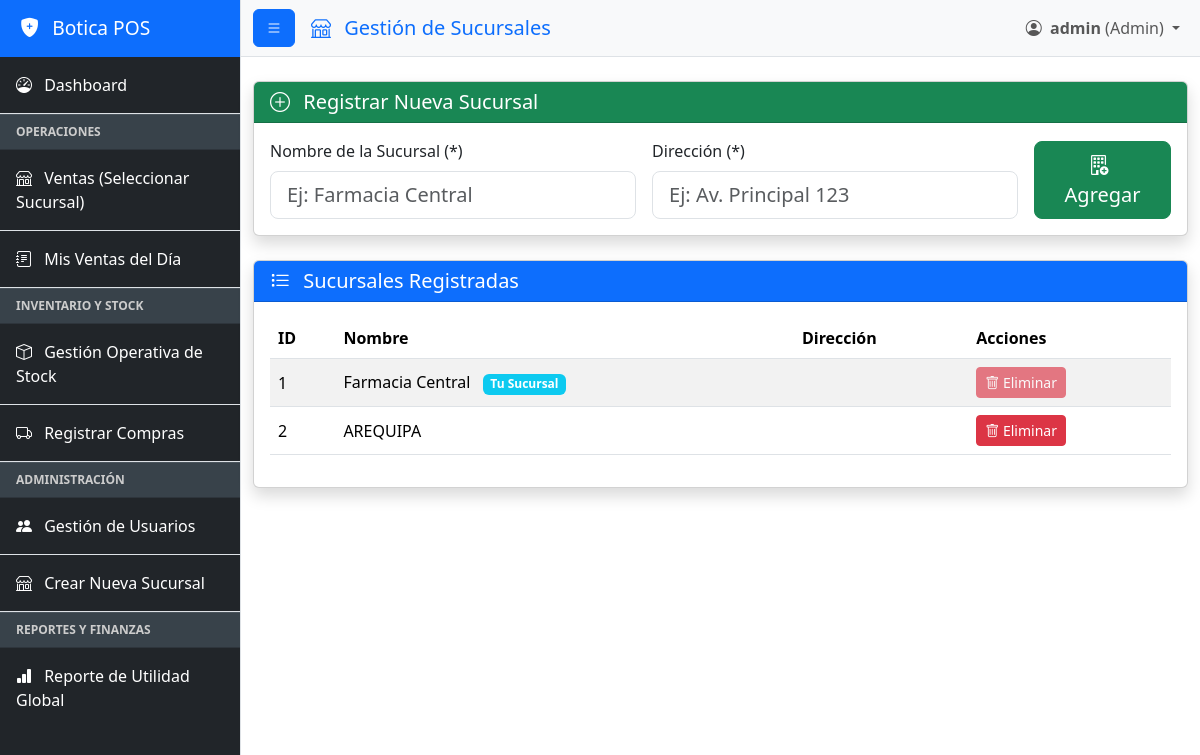
Screenshot of /agregar-farmacia (signed in) with the database file from the repository.
### app.py (models this page shows, shortened)
class User(UserMixin, db.Model):
    id = db.Column(db.Integer, primary_key=True)
    username = db.Column(db.String(80), unique=True, nullable=False)
    password_hash = db.Column(db.String(255), nullable=False)
    role = db.Column(db.String(50), default='Empleado', nullable=False)
    farmacia_id = db.Column(db.Integer, db.ForeignKey('farmacia.id'), nullable=True)
    farmacia = db.relationship('Farmacia', back_populates='empleados_rel')
    ventas_realizadas = db.relationship('Sale', back_populates='vendedor_rel')
    ajustes_realizados = db.relationship('AjusteStock', back_populates='user_rel', foreign_keys='[AjusteStock.user_id]')

class Farmacia(db.Model):
    id = db.Column(db.Integer, primary_key=True)
    nombre = db.Column(db.String(100), unique=True, nullable=False)
    inventario_rel = db.relationship('Inventario', back_populates='farmacia_rel', cascade="all, delete-orphan")
    empleados_rel = db.relationship('User', back_populates='farmacia', cascade="all, delete-orphan")
    ventas_rel = db.relationship('Sale', back_populates='sucursal_venta_rel', cascade="all, delete-orphan")

### app.py (the view, shortened to what this page needs)
@app.route('/agregar-farmacia', methods=['GET', 'POST'])
@login_required
@admin_required
def agregar_farmacia():
    farmacias = Farmacia.query.all()
    return render_template('agregar_farmacia.html', farmacias=farmacias)

### app.py (called while the page is built, shortened)
def admin_required(f):
    @wraps(f)
    def decorated_function(*args, **kwargs):
        if current_user.role != 'Admin':
            flash('Acceso denegado. Se requiere rol de Administrador.', 'danger')
            return redirect(url_for('dashboard'))
        return f(*args, **kwargs)
    return decorated_function

@login_manager.user_loader
def load_user(user_id):
    return db.session.get(User, int(user_id))

@app.before_request
def create_default_data():
    if request.path.startswith('/static') or request.path.startswith('/favicon'):
        return
    with app.app_context():
        db.create_all()
        if User.query.filter_by(username='admin').first() is None:
            admin = User(username='admin', role='Admin')
            admin.set_password('adminpass')
            db.session.add(admin)
            db.session.commit()
        farmacia_central = Farmacia.query.filter_by(nombre='Farmacia Central').first()

### templates/agregar_farmacia.html (shortened to what this page needs)
{% extends "base.html" %}
{% block page_heading %}
    <i class="bi bi-shop me-2"></i> Gestión de Sucursales
{% endblock %}
{% block content %}
<div class="card shadow mb-4">
    <div class="card-header bg-success text-white">
        <h5 class="mb-0"><i class="bi bi-plus-circle me-2"></i> Registrar Nueva Sucursal</h5>
    </div>
    <div class="card-body">
        <form method="POST">
            <div class="row g-3 align-items-end">
                <div class="col-md-5">
                    <label for="nombre" class="form-label">Nombre de la Sucursal (*)</label>
                    <input type="text" class="form-control form-control-lg" id="nombre" name="nombre" required placeholder="Ej: Farmacia Central">
                </div>
                <div class="col-md-5">
                    <label for="direccion" class="form-label">Dirección (*)</label>
                    <input type="text" class="form-control form-control-lg" id="direccion" name="direccion" required placeholder="Ej: Av. Principal 123">
                </div>
                <div class="col-md-2">
                    <button type="submit" class="btn btn-success btn-lg w-100"><i class="bi bi-building-add me-2"></i> Agregar</button>
                </div>
            </div>
        </form>
    </div>
</div>
<div class="card shadow mb-4">
    <div class="card-header bg-primary text-white">
        <h5 class="mb-0"><i class="bi bi-list-task me-2"></i> Sucursales Registradas</h5>
    </div>
    <div class="card-body">
        <div class="table-responsive">
            <table class="table table-striped table-hover align-middle">
                <thead>
                    <tr>
                        <th>ID</th>
                        <th>Nombre</th>
                        <th>Dirección</th> <th>Acciones</th>
                    </tr>
                </thead>
                <tbody>
                    {% for farmacia in farmacias %}
                    <tr>
                        <td>{{ farmacia.id }}</td>
                        <td>
                            {{ farmacia.nombre }}
                            {% if current_user.farmacia_id == farmacia.id %}
                                <span class="badge bg-info ms-2">Tu Sucursal</span>
                            {% endif %}
                        </td>
                        <td>{{ farmacia.direccion }}</td> <td>
                            <button type="button" class="btn btn-sm btn-danger"
                                data-bs-toggle="modal"
                                data-bs-target="#deleteFarmaciaModal"
                                data-botica-id="{{ farmacia.id }}"
                                data-botica-name="{{ farmacia.nombre }}"
                                {% if current_user.farmacia_id == farmacia.id %}disabled{% endif %}>
                                <i class="bi bi-trash"></i> Eliminar
                            </button>
                        </td>
                    </tr>
                    {% endfor %}
                </tbody>
            </table>
        </div>
    </div>
</div>
{% endblock %}

### templates/base.html (shortened to what this page needs)
<!doctype html>
<html lang="es">
<head>
    <link href="https://cdn.jsdelivr.net/npm/bootstrap@5.3.3/dist/css/bootstrap.min.css"
          rel="stylesheet"
>
    <link rel="stylesheet" href="https://cdn.jsdelivr.net/npm/bootstrap-icons@1.11.3/font/bootstrap-icons.min.css">
</head>
<body>
    <div class="d-flex" id="wrapper">
        {% if current_user.is_authenticated %}
        <div class="border-end bg-dark" id="sidebar-wrapper">
            <div class="sidebar-heading bg-primary text-white">
                <i class="bi bi-shield-fill-plus me-2"></i> Botica POS
            </div>
            <div class="list-group list-group-flush">
                <a href="{{ url_for('dashboard') }}" class="list-group-item list-group-item-action bg-dark text-white p-3">
                    <i class="bi bi-speedometer me-2"></i> Dashboard
                </a>
                <div class="sidebar-separator">Operaciones</div>
                {% if current_user.role == 'Admin' %}
                <a href="{{ url_for('seleccionar_farmacia_ventas') }}" class="list-group-item list-group-item-action bg-dark text-white p-3">
                    <i class="bi bi-shop me-2"></i> Ventas (Seleccionar Sucursal)
                </a>
                {% else %}
                <a href="{{ url_for('pantalla_ventas') }}" class="list-group-item list-group-item-action bg-dark text-white p-3">
                    <i class="bi bi-cart-fill me-2"></i> Ventas
                </a>
                {% endif %}
                {% if current_user.role == 'Empleado' or current_user.role == 'Admin' %}
                <a href="{{ url_for('mis_ventas') }}" class="list-group-item list-group-item-action bg-dark text-white p-3">
                    <i class="bi bi-journal-text me-2"></i> Mis Ventas del Día
                </a>
                {% endif %}
                {% if current_user.role == 'Admin' %}
                <div class="sidebar-separator">Inventario y Stock</div>
                <a href="{{ url_for('gestion_stock') }}" class="list-group-item list-group-item-action bg-dark text-white p-3">
                    <i class="bi bi-box me-2"></i> Gestión Operativa de Stock
                </a>
                <a href="{{ url_for('registro_compra') }}" class="list-group-item list-group-item-action bg-dark text-white p-3">
                    <i class="bi bi-truck me-2"></i> Registrar Compras
                </a>
                {% endif %}
                {% if current_user.role == 'Admin' %}
                <div class="sidebar-separator">Administración</div>
                <a href="{{ url_for('gestion_usuarios') }}" class="list-group-item list-group-item-action bg-dark text-white p-3">
                    <i class="bi bi-people-fill me-2"></i> Gestión de Usuarios
                </a>
                <a href="{{ url_for('agregar_farmacia') }}" class="list-group-item list-group-item-action bg-dark text-white p-3">
                    <i class="bi bi-shop me-2"></i> Crear Nueva Sucursal
                </a>
                {% endif %}
                {% if current_user.role == 'Admin' %}
                <div class="sidebar-separator">Reportes y Finanzas</div>
                <a href="{{ url_for('reporte_global') }}" class="list-group-item list-group-item-action bg-dark text-white p-3">
                    <i class="bi bi-bar-chart-fill me-2"></i> Reporte de Utilidad Global
                </a>
                {% endif %}
            </div>
        </div>
        {% endif %}
        <div id="page-content-wrapper">
            <nav class="navbar navbar-expand-lg navbar-light bg-light border-bottom">
                <div class="container-fluid">
                    {% if current_user.is_authenticated %}
                    <button class="btn btn-primary" id="sidebarToggle">
                        <i class="bi bi-list"></i>
                    </button>
                    {% endif %}
                    <h5 class="ms-3 mb-0 text-primary">{% block page_heading %}{% endblock %}</h5>
                    <div class="collapse navbar-collapse" id="navbarSupportedContent">
                        <ul class="navbar-nav ms-auto mt-2 mt-lg-0">
                            {% if current_user.is_authenticated %}
                            <li class="nav-item dropdown">
                                <a class="nav-link dropdown-toggle" href="#" id="navbarDropdown" role="button" data-bs-toggle="dropdown" aria-expanded="false">
                                    <i class="bi bi-person-circle me-1"></i>
                                    <b>{{ current_user.username }}</b> ({{ current_user.role }})
                                </a>
                            </li>
                            {% endif %}
                        </ul>
                    </div>
                </div>
            </nav>
            <div class="container-fluid mt-4">
                {% block content %}{% endblock %}
            </div>
        </div>
        </div>
</body>
</html>

### templates/base.html (style rules this page uses)
#sidebar-wrapper { min-height: 100vh; margin-left: -15rem; transition: margin .25s ease-out; }
#sidebar-wrapper .sidebar-heading { padding: 0.875rem 1.25rem; font-size: 1.2rem; }
#sidebar-wrapper .list-group { width: 15rem; }
.sidebar-separator { background-color: #38424a; color: #ccc; padding: 0.5rem 1rem; font-size: 0.75rem; text-transform: uppercase; font-weight: bold; border-top: 1px solid #4a545c; border-bottom: 1px solid #2e353c; }
#page-content-wrapper { min-width: 100vw; }
@media (min-width: 768px) { #sidebar-wrapper { margin-left: 0; } }
@media (min-width: 768px) { #page-content-wrapper { min-width: 0; width: 100%; } }

### rows the page displays
User: username "admin", role "Admin"
Farmacia: id "1", nombre "Farmacia Central", shows "Tu Sucursal"
Farmacia: id "2", nombre "AREQUIPA"
